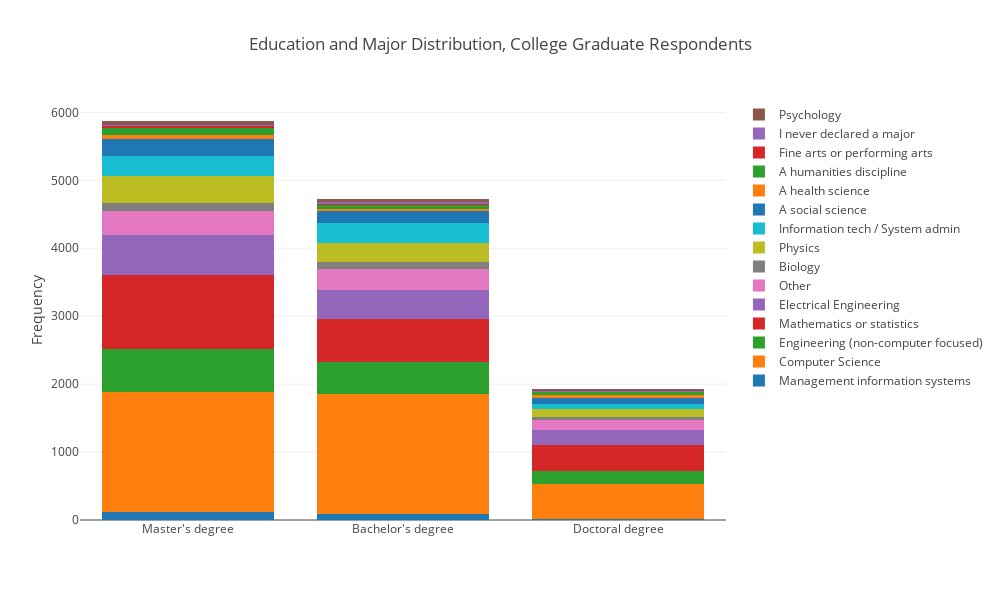

Write notebook code for a chart like this one.
### Code cell
layout = go.Layout(
    title='Education and Major Distribution, College Graduate Respondents',
    barmode='stack',
    height= 600, width = 1000,
#     margin=go.Margin(
#         l=100,
#         r=150,
#         b=150,
#         t=100,
#         pad=4
#     ),
#     xaxis = dict(title = 'Country'),
    yaxis = dict(title = 'Frequency'),
)

fig = go.Figure(data=traces, layout=layout)
# Show image in jupyter notebook
plotly.offline.iplot(fig, filename='EducationDistribution')

# Save the image
plotly.plotly.image.save_as(fig, filename='EducationDistribution.png')

### Figure 1 — Plotly figure (JSON) as saved in the notebook; plotly's stock layout.template omitted (floating-point values rounded to 4 significant figures)
{"data": [{"name": "Management information systems", "type": "bar", "x": ["Master's degree", "Bachelor's degree", "Doctoral degree"], "y": [116, 87, 18, 13, 3]}, {"name": "Computer Science", "type": "bar", "x": ["Master's degree", "Bachelor's degree", "Doctoral degree"], "y": [1774, 1765, 512, 306, 30]}, {"name": "Engineering (non-computer focused)", "type": "bar", "x": ["Master's degree", "Bachelor's degree", "Doctoral degree"], "y": [633, 470, 193, 34, 2]}, {"name": "Mathematics or statistics", "type": "bar", "x": ["Master's degree", "Bachelor's degree", "Doctoral degree"], "y": [1078, 638, 385, 103, 11]}, {"name": "Electrical Engineering", "type": "bar", "x": ["Master's degree", "Bachelor's degree", "Doctoral degree"], "y": [599, 429, 220, 45, 6]}, {"name": null, "type": "bar", "x": ["Master's degree", "Bachelor's degree", "Doctoral degree"], "y": []}, {"name": "Other", "type": "bar", "x": ["Master's degree", "Bachelor's degree", "Doctoral degree"], "y": [341, 302, 145, 47, 7]}, {"name": "Biology", "type": "bar", "x": ["Master's degree", "Bachelor's degree", "Doctoral degree"], "y": [121, 103, 39, 11]}, {"name": "Physics", "type": "bar", "x": ["Master's degree", "Bachelor's degree", "Doctoral degree"], "y": [399, 288, 124, 17, 1]}, {"name": "Information tech / System admin", "type": "bar", "x": ["Master's degree", "Bachelor's degree", "Doctoral degree"], "y": [294, 292, 74, 30, 3]}, {"name": "A social science", "type": "bar", "x": ["Master's degree", "Bachelor's degree", "Doctoral degree"], "y": [253, 167, 93, 15, 2]}, {"name": "A health science", "type": "bar", "x": ["Master's degree", "Bachelor's degree", "Doctoral degree"], "y": [63, 43, 35, 10, 1]}, {"name": "A humanities discipline", "type": "bar", "x": ["Master's degree", "Bachelor's degree", "Doctoral degree"], "y": [102, 49, 41, 5, 1]}, {"name": "Fine arts or performing arts", "type": "bar", "x": ["Master's degree", "Bachelor's degree", "Doctoral degree"], "y": [24, 21, 6, 4, 2]}, {"name": "I never declared a major", "type": "bar", "x": ["Master's degree", "Bachelor's degree", "Doctoral degree"], "y": [22, 20, 16, 3, 3]}, {"name": "Psychology", "type": "bar", "x": ["Master's degree", "Bachelor's degree", "Doctoral degree"], "y": [54, 49, 30, 4]}], "layout": {"barmode": "stack", "height": 600, "title": "Education and Major Distribution, College Graduate Respondents", "width": 1000, "yaxis": {"title": "Frequency"}}}
